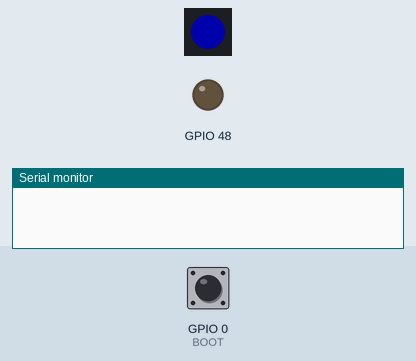
Recording of a program running on a simulated ESP32. Parts: 1 RGB LEDs in strip order, left to right, output pins drawn as LEDs (lit = HIGH), the last lines printed to the serial monitor. The inputs (shaded band) are chosen by the test bench; at power-on: GPIO 0 (BOOT) HIGH. Dim RGB values are drawn brighter than linear.

Above: at 1.2 s.
1.3 s: GPIO 0 (BOOT) pulled LOW for 0.15 s
At 1.9 s:
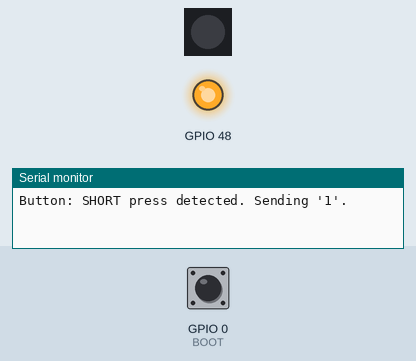
4.3 s: GPIO 0 (BOOT) pulled LOW for 3.2 s
At 6.4 s:
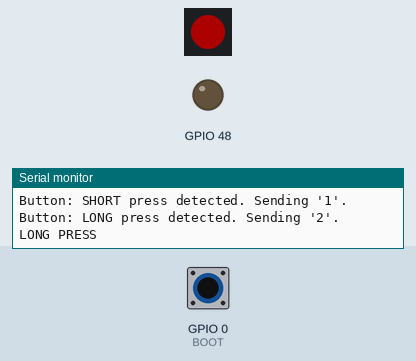
Timing chart, 0 to 15.0 s (numbered marks = the images above; inputs shaded):
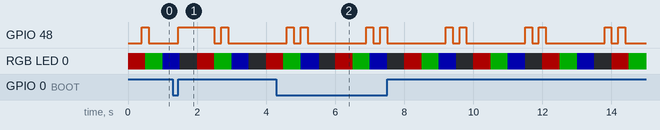

The program:

main.cpp
```cpp
#include "global.h"

#include "led_blinky.h"
#include "button.h"
#include "neo_blinky.h"


void setup()
{
  Serial.begin(115200);
  // check_info_File(0);
  //!FIRST CREDIT
  xTaskCreate(TaskSingleLED, "Task LED Control", 2048, NULL, 2, NULL);
  xTaskCreate(neo_blinky, "Task NEO Blink", 2048, NULL, 2, NULL);

  //!SECOND CREDIT
  xButtonQueue = xQueueCreate(5, sizeof(int));

  if (xButtonQueue != NULL) {
    // Create the tasks
    // Button has lower priority (1), Action has higher priority (2)
    xTaskCreate(TaskButtonMonitor, "Button Monitor", 2048, NULL, 1, NULL);
    xTaskCreate(TaskAction, "Action Task", 2048, NULL, 2, NULL);
  } else {
    Serial.println("Failed to create queue");
  }

}

void loop()
{
}
```

button.h
```cpp
#ifndef __BUTTON_H__
#define __BUTTON_H__
#include <Arduino.h>
#include "global.h"

void TaskButtonMonitor(void *pvParameters);
void TaskAction(void *pvParameters);

#endif
```

global.h
```cpp
#ifndef __GLOBAL_H__
#define __GLOBAL_H__

#include <Arduino.h>
#include "freertos/FreeRTOS.h"
#include "freertos/task.h"
#include "freertos/semphr.h"

extern float glob_temperature;
extern float glob_humidity;

extern String WIFI_SSID;
extern String WIFI_PASS;
extern String CORE_IOT_TOKEN;
extern String CORE_IOT_SERVER;
extern String CORE_IOT_PORT;

extern boolean isWifiConnected;
extern SemaphoreHandle_t xBinarySemaphoreInternet;


extern QueueHandle_t xButtonQueue;


#endif
```

led_blinky.h
```cpp
#ifndef __LED_BLINKY__
#define __LED_BLINKY__
#include <Arduino.h>
#include "global.h"

void TaskSingleLED(void *pvParameters);


#endif
```

neo_blinky.h
```cpp
#ifndef __NEO_BLINKY__
#define __NEO_BLINKY__
#include <Arduino.h>
#include <Adafruit_NeoPixel.h>

#define NEO_PIN 45
#define LED_COUNT 1

void neo_blinky(void *pvParameters);


#endif
```

button.cpp
```cpp
#include "button.h"

#define BOOT GPIO_NUM_0


// Press the button and sends messages to the queue
void TaskButtonMonitor(void *pvParameters) {

  pinMode(BOOT, INPUT_PULLUP);
  int buttonState = HIGH;
  int lastButtonState = HIGH;
  unsigned long pressStartTime = 0;
  bool isLongPressSent = false;

  while(1) {
    buttonState = digitalRead(BOOT);

    // Detect falling edge (Button Pressed)
    if (buttonState == LOW && lastButtonState == HIGH) {
      pressStartTime = millis();
      isLongPressSent = false;
    }
    // Detect rising edge (Button Released)
    else if (buttonState == HIGH && lastButtonState == LOW) {
      if (!isLongPressSent) {
        // Short press (< 1000ms)
        Serial.println("Button: SHORT press detected. Sending '1'.");
        int msg = 1;
        // Send message to queue, wait indefinitely if queue is full
        xQueueSend(xButtonQueue, &msg, portMAX_DELAY);
      }
    }
    // Logic for Long Press (Holding button down)
    if (buttonState == LOW) {
      if (!isLongPressSent && (millis() - pressStartTime > 1000)) {
        //long press
        Serial.println("Button: LONG press detected. Sending '2'.");
        int msg = 2;
        xQueueSend(xButtonQueue, &msg, portMAX_DELAY);
        isLongPressSent = true; // flag to send once per press
      }
    }

    lastButtonState = buttonState;
    vTaskDelay(50);  // 50ms Debounce delay
  }
}

//receives signal and do actions
void TaskAction(void *pvParameters) {
  pinMode(GPIO_NUM_48, OUTPUT);
  int ledState = LOW;
  digitalWrite(GPIO_NUM_48, ledState);

  int receivedMsg;

  while(1) {
    // Block task until data is available in the Queue
    if (xQueueReceive(xButtonQueue, &receivedMsg, portMAX_DELAY) == pdTRUE) {
      if (receivedMsg == 1) {
        // Short Press: Toggle LED
        ledState = 1 - ledState;
        digitalWrite(GPIO_NUM_48, ledState == 1 ? HIGH : LOW);

      } else if (receivedMsg == 2) {
        // Long Press: Print Message
        Serial.println("LONG PRESS");
      }
    }
  }
}
```

global.cpp
```cpp
#include "global.h"

// Create a queue capable of holding 5 integers
QueueHandle_t xButtonQueue = xQueueCreate(5, sizeof(int));
```

led_blinky.cpp
```cpp
#include "led_blinky.h"

void TaskSingleLED(void *pvParameters) {
  pinMode(GPIO_NUM_48, OUTPUT);

  while(1) {

    digitalWrite(GPIO_NUM_48, HIGH);
    vTaskDelay(200);
    digitalWrite(GPIO_NUM_48, LOW);
    vTaskDelay(200);

    digitalWrite(GPIO_NUM_48, HIGH);
    vTaskDelay(200);
    digitalWrite(GPIO_NUM_48, LOW);
    vTaskDelay(200);

    vTaskDelay(1500);

  }
}
```

neo_blinky.cpp
```cpp
#include "neo_blinky.h"


void neo_blinky(void *pvParameters){

    Adafruit_NeoPixel strip(LED_COUNT, NEO_PIN, NEO_GRB + NEO_KHZ800);
    strip.begin();
    strip.setBrightness(50); // Lower brightness
    strip.clear();
    strip.show();

    while(1) {
        // RED
        strip.setPixelColor(0, strip.Color(255, 0, 0));
        strip.show();
        vTaskDelay(500); // Wait 0.5s

        // GREEN
        strip.setPixelColor(0, strip.Color(0, 255, 0));
        strip.show();
        vTaskDelay(500);

        // BLUE
        strip.setPixelColor(0, strip.Color(0, 0, 255));
        strip.show();
        vTaskDelay(500);

        // OFF
        strip.setPixelColor(0, strip.Color(0, 0, 0));
        strip.show();
        vTaskDelay(500);
    }
}
```

Measured:
- by itself, GPIO 48: repeats every 2.3 s: LOW 0.20 s, HIGH 0.20 s, LOW 1.7 s, HIGH 0.20 s
